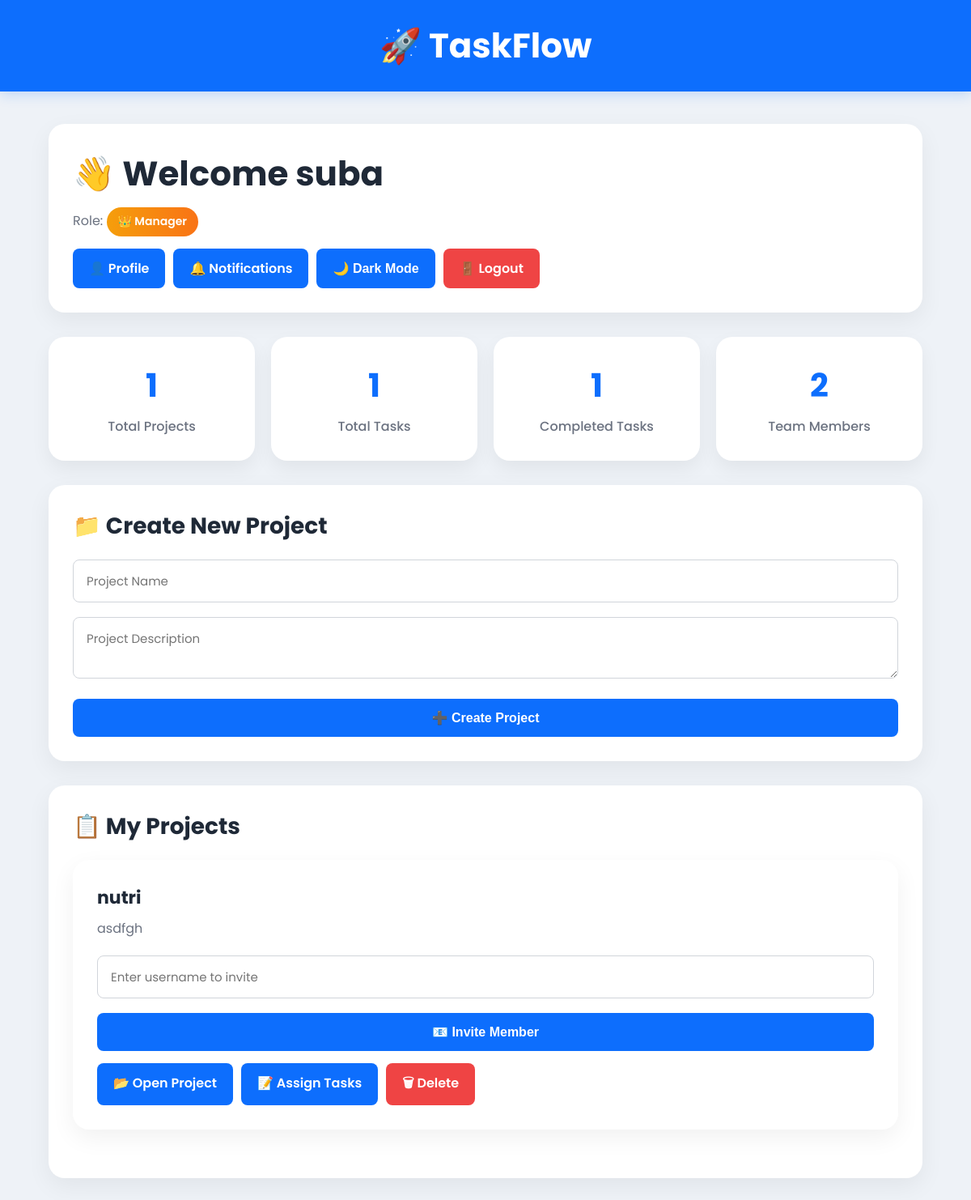
The app's page /dashboard (signed in) with its own data.
### tables this page shows
CREATE TABLE projects (
        id INTEGER PRIMARY KEY AUTOINCREMENT,
        name TEXT NOT NULL,
        description TEXT,
        created_by TEXT
    );

### app.py (the view)
@app.route('/dashboard')
def dashboard():
    if 'username' not in session:
        return redirect('/login')
    conn = sqlite3.connect("database.db")
    c = conn.cursor()
    c.execute("""
        SELECT DISTINCT projects.*
        FROM projects
        LEFT JOIN invitations
            ON projects.id = invitations.project_id
        WHERE projects.created_by = ?
           OR (
                invitations.invited_user = ?
                AND invitations.status = 'Accepted'
              )
        ORDER BY projects.id DESC
    """, (
        session['username'],
        session['username']
    ))
    projects = c.fetchall()
    c.execute("""
        SELECT *
        FROM invitations
        WHERE invited_user = ?
          AND status = 'Pending'
        ORDER BY id DESC
    """, (session['username'],))
    invitations = c.fetchall()
    c.execute("""
        SELECT COUNT(*)
        FROM tasks
        WHERE project_id IN (
            SELECT DISTINCT projects.id
            FROM projects
            LEFT JOIN invitations
                ON projects.id = invitations.project_id
            WHERE projects.created_by = ?
               OR (
                    invitations.invited_user = ?
                    AND invitations.status = 'Accepted'
                  )
        )
    """, (
        session['username'],
        session['username']
    ))
    total_tasks = c.fetchone()[0]
    c.execute("""
        SELECT COUNT(*)
        FROM tasks
        WHERE status = 'Done'
          AND project_id IN (
            SELECT DISTINCT projects.id
            FROM projects
            LEFT JOIN invitations
                ON projects.id = invitations.project_id
            WHERE projects.created_by = ?
               OR (
                    invitations.invited_user = ?
                    AND invitations.status = 'Accepted'
                  )
        )
    """, (
        session['username'],
        session['username']
    ))
    completed_tasks = c.fetchone()[0]
    if session['role'] == 'Manager':
        c.execute("""
            SELECT COUNT(DISTINCT invited_user)
            FROM invitations
            WHERE status = 'Accepted'
              AND project_id IN (
                    SELECT id
                    FROM projects
                    WHERE created_by = ?
              )
        """, (session['username'],))
        accepted_members = c.fetchone()[0]
        total_members = accepted_members + 1   # Manager + accepted members
    else:
        total_members = 1   # Staff user only
    conn.close()
    return render_template(
        'dashboard.html',
        username=session['username'],
        projects=projects,
        invitations=invitations,
        total_tasks=total_tasks,
        completed_tasks=completed_tasks,
        total_members=total_members
    )

### templates/dashboard.html (shortened to what this page needs)
<!DOCTYPE html>
<html lang="en">
<head>
    <link rel="stylesheet" href="/static/styles.css">
</head>
<body>
    <div class="navbar">
        🚀 TaskFlow
    </div>
    <div class="container">
        <div class="card">
            <h1>👋 Welcome {{ username }}</h1>
            <p>
                Role:
                <span class="role-badge">
                    {% if session['role'] == 'Manager' %}
                        👑 Manager
                    {% else %}
                        👨‍💻 Staff
                    {% endif %}
                </span>
            </p>
            <div class="project-actions">
                <a href="/profile" class="btn">👤 Profile</a>
                <a href="/notifications" class="btn">🔔 Notifications</a>
                <button id="theme-toggle" class="btn" type="button">
                    🌙 Dark Mode
                </button>
                <a href="/logout" class="delete-btn">🚪 Logout</a>
            </div>
        </div>
<div class="stats-grid">
    <div class="stat-card">
        <h3>{{ projects|length }}</h3>
        <p>Total Projects</p>
    </div>
    <div class="stat-card">
        <h3>{{ total_tasks }}</h3>
        <p>Total Tasks</p>
    </div>
    <div class="stat-card">
        <h3>{{ completed_tasks }}</h3>
        <p>Completed Tasks</p>
    </div>
    <div class="stat-card">
        <h3>{{ total_members }}</h3>
        <p>Team Members</p>
    </div>
</div>
        {% if session['role'] == 'Manager' %}
        <div class="card">
            <h2>📁 Create New Project</h2>
            <form action="/create_project" method="POST">
                <input type="text"
                       name="name"
                       placeholder="Project Name"
                       required>
                <textarea name="description"
                          placeholder="Project Description"></textarea>
                <button type="submit">➕ Create Project</button>
            </form>
        </div>
        {% endif %}
        <div class="card">
            <h2>📋 My Projects</h2>
            {% if projects %}
                {% for project in projects %}
                    <div class="card" style="margin-top: 20px;">
                        <h3>{{ project[1] }}</h3>
                        <p>{{ project[2] }}</p>
                        {% if session['role'] == 'Manager' %}
                        <form action="/invite_member/{{ project[0] }}"
                              method="POST"
                              style="margin-top: 20px;">
                            <input type="text"
                                   name="invited_user"
                                   placeholder="Enter username to invite"
                                   required>
                            <button type="submit">
                                📧 Invite Member
                            </button>
                        </form>
                        {% endif %}
                        <div class="project-actions">
                            <a href="/project/{{ project[0] }}" class="btn">
                                📂 Open Project
                            </a>
                            <a href="/project/{{ project[0] }}" class="btn">
                                📝 Assign Tasks
                            </a>
                            {% if session['role'] == 'Manager' %}
                            <a href="/delete_project/{{ project[0] }}"
                               class="delete-btn"
                               onclick="return confirm('Delete this project?')">
                                🗑 Delete
                            </a>
                            {% endif %}
                        </div>
                    </div>
                {% endfor %}
            {% else %}
                <p>No projects available yet.</p>
            {% endif %}
        </div>
    </div>
</body>
</html>

### static/styles.css (style rules this page uses)
* { margin: 0; padding: 0; box-sizing: border-box; }
body { font-family: 'Poppins', sans-serif; background: #eef2f7; color: #1f2937; min-height: 100vh; }
.navbar { background: #0d6efd; color: white; padding: 25px 40px; font-size: 42px; font-weight: 700; text-align: center; box-shadow: 0 4px 15px rgba(13, 110, 253, 0.2); }
input, textarea, select { width: 100%; padding: 14px 16px; margin-bottom: 18px; border: 1px solid #d1d5db; border-radius: 8px; font-size: 15px; font-family: inherit; outline: none; transition: 0.3s; }
button, .btn { width: 100%; background: #0d6efd; color: white; border: none; padding: 14px; border-radius: 8px; font-size: 16px; font-weight: 600; cursor: pointer; text-decoration: none; display: inline-block; transition: 0.3s; }
a { color: #0d6efd; text-decoration: none; font-weight: 500; }
.container { width: 90%; max-width: 1100px; margin: 40px auto; }
.card { background: white; border-radius: 20px; padding: 30px; margin-bottom: 30px; box-shadow: 0 10px 30px rgba(0, 0, 0, 0.06); }
.card h1 { font-size: 42px; margin-bottom: 10px; }
.card h2 { font-size: 28px; margin-bottom: 20px; }
.card h3 { font-size: 22px; margin-bottom: 8px; }
.card p { color: #6b7280; line-height: 1.7; }
.project-actions { margin-top: 15px; display: flex; gap: 10px; flex-wrap: wrap; }
.project-actions .btn { width: auto; padding: 12px 20px; }
.delete-btn { background: #ef4444; color: white; padding: 12px 20px; border-radius: 8px; text-decoration: none; font-weight: 600; }
.role-badge { display: inline-block; background: linear-gradient(90deg, #f59e0b, #f97316); color: white; padding: 6px 14px; border-radius: 999px; font-size: 14px; font-weight: 600; }
.stats-grid { display: grid; grid-template-columns: repeat(auto-fit, minmax(220px, 1fr)); gap: 20px; margin-bottom: 30px; }
.stat-card { background: white; border-radius: 20px; padding: 30px; text-align: center; box-shadow: 0 10px 25px rgba(0, 0, 0, 0.06); }
.stat-card h3 { font-size: 2.5rem; color: #0d6efd; margin-bottom: 8px; }
.stat-card p { color: #6b7280; font-weight: 500; }

### records on screen
projects: created_by "suba", name "nutri", description "asdfgh"

### other values on screen
{{ projects|length }} "1"
{{ total_tasks }} "1"
{{ completed_tasks }} "1"
{{ total_members }} "2"
